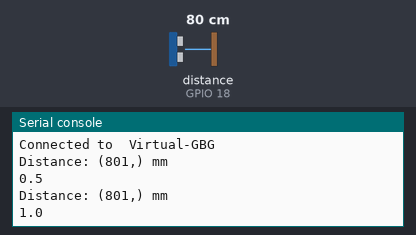
The program below on a simulated ESP32 board running MicroPython. Parts: the last lines printed to the serial console. Inputs (shaded band) come from the test bench; at power-on: distance to the obstacle (sensor on GPIO 18) 80 cm. The echo pulse lasts 58.3 µs per cm; WiFi joins after 1.5 s; no MQTT or app messages arrive unless stated; library files of the repository ran but are not shown: hcsr04.py.

Above: at 2.8 s.
2.9 s: distance to the obstacle (sensor on GPIO 18) set to 2 cm
At 3.6 s:
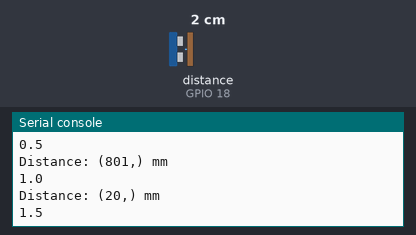
4.4 s: distance to the obstacle (sensor on GPIO 18) set to 4 cm
At 5.1 s:
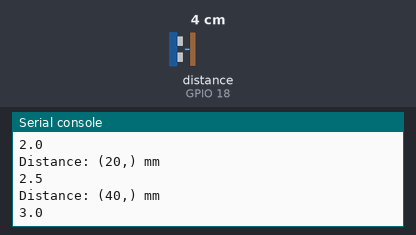
Timing chart, 0 to 7.4 s (numbered marks = the images above; inputs shaded):
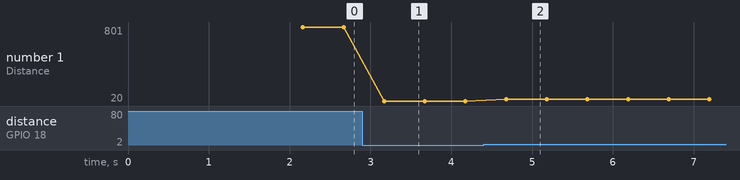

The program:

sensor1.py
```python
from machine import Pin, I2C
from hcsr04 import HCSR04
from time import sleep
import dht
import network
from umqtt.simple import MQTTClient

def connect_wifi(ssid, password):

  #connect to wifi
  wlan = network.WLAN(network.STA_IF)
  wlan.active(True)
  if not wlan.isconnected():
    print('connecting to network...')
    wlan.connect(ssid, password)
    while not wlan.isconnected():
        pass
  print('Network config:', wlan.ifconfig())
  print('Connected to ', ssid)

connect_wifi("Virtual-GBG", "awellhiddensecret")


#Broker
CLIENT_NAME = '080 Tulip/Work Instructions and TAKT/ESP32/Sensor1'
BROKER_ADDR = '172.16.2.7'
mqttc = MQTTClient(CLIENT_NAME, BROKER_ADDR, keepalive=60)
mqttc.connect()

#Topics
BTN_TOPIC_DIST = CLIENT_NAME.encode() + b'/distance'

# Assign the trigger and the echo pin of the sensor
# where these pins are wired to the ESP32 pins

sensor = HCSR04(trigger_pin=5, echo_pin=18, echo_timeout_us=10000)

graph = ""
timerCount = 0

while True:
    try:
      timerCount += 0.5;

      # The distance is printed out on the shell terminal each 0.5 secs
      sleep(0.5)
      distance = sensor.distance_mm(),
      print('Distance:', distance, 'mm')
      print(timerCount)

      mqttc.publish( BTN_TOPIC_DIST, (str(distance).encode()) )
    except OSError as e:
        print("FAILED")
```

Measured:
- after the input at 2.9 s, the serial console: prints a new line after 0.27 s (image 1)
- after the input at 4.4 s, the serial console: prints a new line after 0.28 s (image 2)
- plotted number 1: 801 → 20 after the input at 2.9 s, 20 → 40 after the input at 4.4 s
